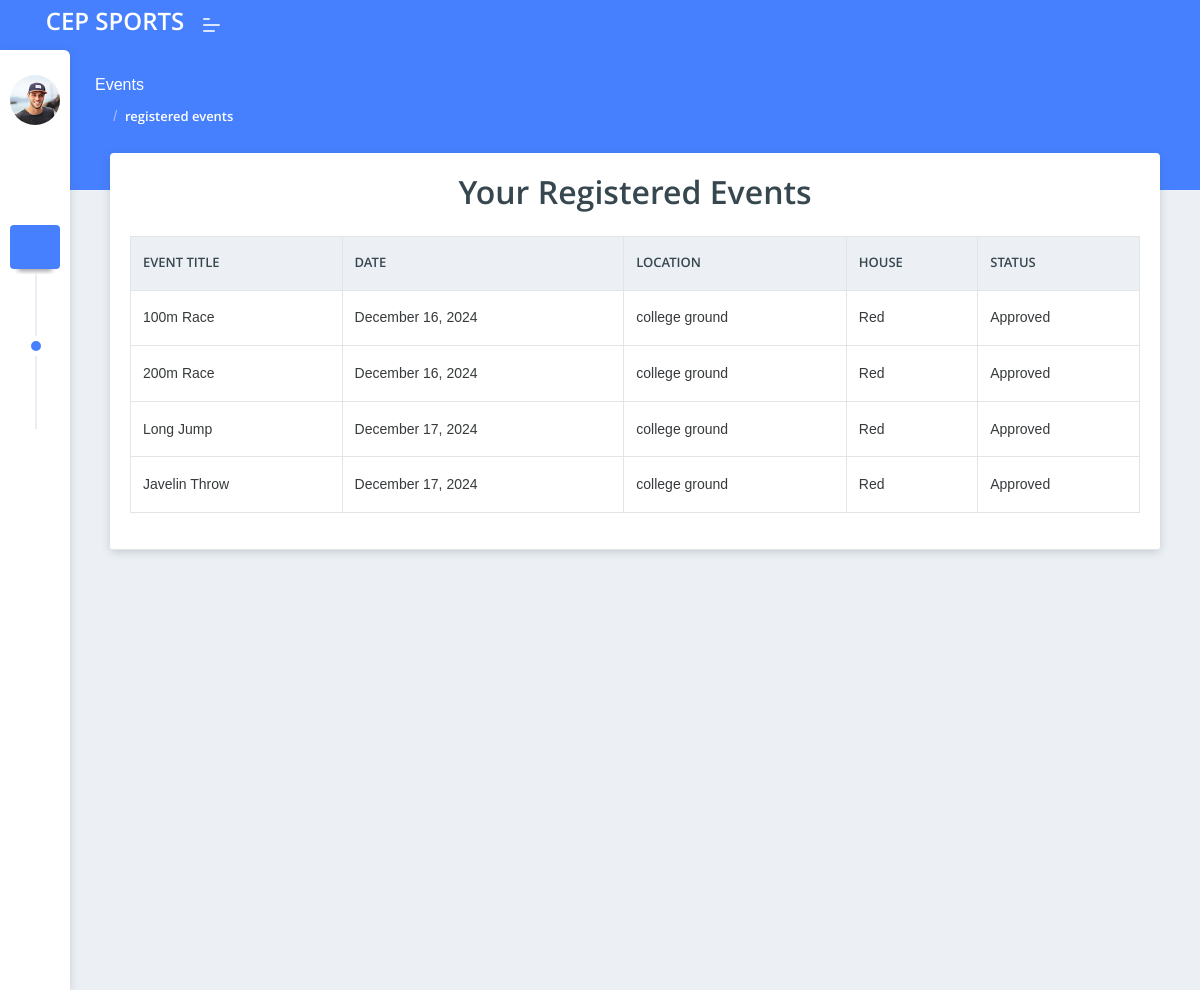
The app's page /student/student/view_registered_events/ (signed in) with its own data.
### student/models.py (models this page shows, shortened)
class EventRegistration(models.Model):
    full_name = models.CharField(max_length=100)
    course = models.CharField(max_length=100)
    branch = models.CharField(max_length=100)
    event = models.ForeignKey(SportEvent, on_delete=models.CASCADE)
    student = models.ForeignKey(CoreStudent, on_delete=models.CASCADE,null=True)
    house = models.ForeignKey('coordinator.House', on_delete=models.CASCADE, default=1)  # Link to the House model
    approved = models.BooleanField(default=False)

### admin_panel/models.py (models this page shows, shortened)
class SportEvent(models.Model):
    title = models.CharField(max_length=255)
    description = models.TextField()
    date = models.DateField()
    time = models.TimeField()
    location = models.CharField(max_length=255)
    sport_type = models.CharField(max_length=50)
    remarks = models.TextField(blank=True, null=True)
    coordinator = models.ForeignKey(Coordinator, on_delete=models.CASCADE)

### coordinator/models.py (models this page shows, shortened)
class House(models.Model):
    name = models.CharField(max_length=100)
    description = models.TextField()
    assigned_coordinator = models.ForeignKey(Coordinator, on_delete=models.CASCADE, related_name='houses')

### student/views.py (the view)
# urls.py: path('student/view_registered_events/', views.view_registered_events, name='view_registered_events'),
@login_required
def view_registered_events(request):
    student = get_object_or_404(CoreStudent, user=request.user)
    registrations = EventRegistration.objects.filter(student=student)
    context = {
        'registrations': registrations,
    }
    return render(request, 'student/view_registered_events.html', context)

### student/templates/student/view_registered_events.html
{% extends "student/base.html" %}
{% load static %}
{% block content %}
<div class="pcoded-main-container">
    <div class="pcoded-content">
        <div class="page-header">
            <div class="page-block">
                <div class="row align-items-center">
                    <div class="col-md-12">
                        <div class="page-header-title">
                            <h5 class="m-b-10">Events</h5>
                        </div>
                        <ul class="breadcrumb">
                            <li class="breadcrumb-item"><a href="{% url "student_dashboard" %}"><i class="feather icon-home"></i></a></li>
                            <li class="breadcrumb-item"><a href="#!">registered events</a></li>
                        </ul>
                    </div>
                </div>
            </div>
        </div>
        <div class="col-sm-12">
            <div class="card">
                <div class="card-header">
                    <h2 class="text-center mb-4">Your Registered Events</h2>
                    {% if registrations %}
                        <table class="table table-bordered">
                            <thead>
                                <tr>
                                    <th>Event Title</th>
                                    <th>Date</th>
                                    <th>Location</th>
                                    <th>House</th>
                                    <th>Status</th>
                                </tr>
                            </thead>
                            <tbody>
                                {% for registration in registrations %}
                                    <tr>
                                        <td>{{ registration.event.title }}</td>
                                        <td>{{ registration.event.date|date:"F j, Y" }}</td>
                                        <td>{{ registration.event.location }}</td>
                                        <td>{{ registration.house.name }}</td>
                                        <td>{{ registration.approved|yesno:"Approved,Pending" }}</td>
                                    </tr>
                                {% endfor %}
                            </tbody>
                        </table>
                    {% else %}
                        <p class="text-center">You have not registered for any events.</p>
                    {% endif %}
    </div>
</div>
{% endblock content %}

### records on screen
EventRegistration: event "100m Race", event "December 16, 2024", event.location "college ground", house.name "Red", approved "Approved"
EventRegistration: event "200m Race", event "December 16, 2024", event.location "college ground", house.name "Red", approved "Approved"
EventRegistration: event "Long Jump", event "December 17, 2024", event.location "college ground", house.name "Red", approved "Approved"
EventRegistration: event "Javelin Throw", event "December 17, 2024", event.location "college ground", house.name "Red", approved "Approved"
